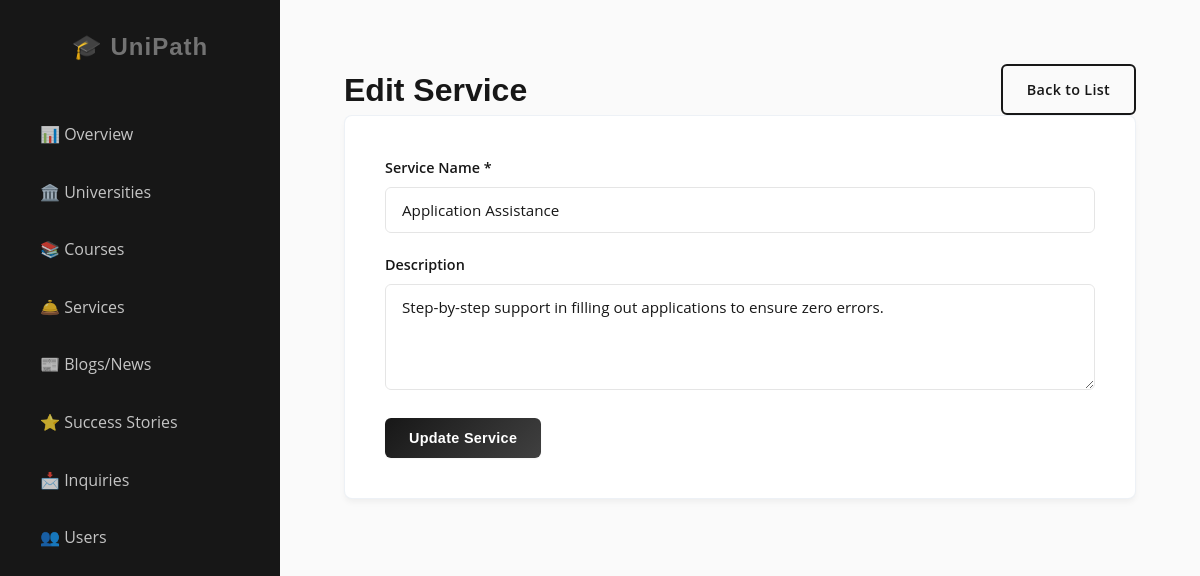
Page /admin/add_service.php?id=3 (signed in) on the committed database.
### tables this page shows
CREATE TABLE `services` (
  `service_id` int(11) NOT NULL,
  `name` varchar(100) NOT NULL,
  `description` longtext NOT NULL,
  `created_by` int(11) DEFAULT NULL
);

### admin/add_service.php (the view, shortened to what this page needs)
<?php
include '../includes/db_connect.php';
$mode = 'add';
$service_id = isset($_GET['id']) ? (int) $_GET['id'] : 0;
$name = '';
$description = '';
if ($service_id > 0) {
    $mode = 'edit';
    $sql = "SELECT * FROM services WHERE service_id=$service_id";
    $result = mysqli_query($conn, $sql);
    if (mysqli_num_rows($result) > 0) {
        if ($row = mysqli_fetch_assoc($result)) {
            $name = $row['name'];
            $description = $row['description'];
        }
    } else {
        $error = "Service not found.";
    }
}
?>
<!DOCTYPE html>
<html lang="en">
<head>
    <link rel="stylesheet" href="../assets/css/style.css">
</head>
<body>
    <div class="dashboard-container">
        <?php include 'sidebar.php'; ?>
        <div class="main-content">
            <div class="header-actions">
                <h1><?php echo ucfirst($mode); ?> Service</h1>
                <a href="manage_services.php" class="btn btn-outline">Back to List</a>
            </div>
            <div class="content-section" style="max-width: 800px;">
                <form action="" method="POST" onsubmit="return CheckForm(this)" novalidate>
                    <div class="form-group">
                        <label>Service Name *</label>
                        <input type="text" name="name" value="<?php echo htmlspecialchars($name); ?>" required
                            class="form-control">
                    </div>
                    <div class="form-group">
                        <label>Description</label>
                        <textarea name="description" rows="4"
                            class="form-control"><?php echo htmlspecialchars($description); ?></textarea>
                    </div>
                    <button type="submit" class="btn btn-primary"><?php echo $mode == 'edit' ? 'Update' : 'Save'; ?>
                        Service</button>
                </form>
            </div>
        </div>
    </div>
</body>
</html>

### assets/css/style.css (style rules this page uses)
:root { --primary-color: #171717; --primary-light: #404040; --secondary-color: #737373; --accent-color: #171717; --primary-hover: #000000; --text-main: #171717; --text-body: #525252; --text-light: #a3a3a3; --bg-body: #fafafa; --bg-surface: #ffffff; --border-color: #e5e5e5; --success-color: #15803d; --warning-color: #b45309; --danger-color: #b91c1c; --font-heading: "Poppins", sans-serif; --font-body: "Open Sans", sans-serif; --radius-sm: 4px; --radius-md: 6px; --radius-lg: 8px; --radius-xl: 12px; --radius-full: 9999px; --shadow-sm: 0 1px 2px 0 rgba(0, 0, 0, 0.05); --shadow-md: 0 4px 6px -1px rgba(0, 0, 0, 0.02); --shadow-lg: 0 10px 15px -3px rgba(0, 0, 0, 0.03); --shadow-hover: 0 10px 15px -3px rgba(0, 0, 0, 0.05); }
* { margin: 0; padding: 0; box-sizing: border-box; }
body { font-family: var(--font-body); background-color: var(--bg-body); color: var(--text-main); line-height: 1.6; -webkit-font-smoothing: antialiased; }
h1, h2, h3, h4, h5, h6 { font-family: var(--font-heading); font-weight: 600; color: var(--primary-color); line-height: 1.25; }
a { text-decoration: none; color: var(--primary-color); }
.btn { display: inline-flex; align-items: center; justify-content: center; gap: 8px; padding: 0.75rem 1.5rem; border-radius: var(--radius-md); font-weight: 600; font-size: 0.9rem; letter-spacing: 0.3px; cursor: pointer; transition: all 0.25s cubic-bezier(0.4, 0, 0.2, 1); border: 1px solid transparent; box-shadow: var(--shadow-sm); }
.btn-primary { background: linear-gradient(135deg, var(--primary-color), var(--primary-light)); color: var(--bg-surface); border: none; }
.btn-outline { background: transparent; border: 2px solid var(--primary-color); color: var(--primary-color); box-shadow: none; }
.header-actions { display: flex; justify-content: space-between; align-items: center; gap: 15px; }
.card, .content-section, .stat-card, .uni-card, .story-card, .value-card, .blog-card, .team-card, .service-card { background: var(--bg-surface); border-radius: var(--radius-lg); box-shadow: 0 4px 6px -1px rgba(0, 0, 0, 0.05); border: 1px solid var(--border-color); transition: all 0.3s ease; overflow: hidden; }
.card, .content-section, .stat-card { border: 1px solid rgba(226, 232, 240, 0.6); }
.content-section { padding: 2.5rem; margin-bottom: 2rem; }
.form-group { margin-bottom: 1.25rem; }
.form-group label { display: block; margin-bottom: 0.5rem; font-weight: 600; font-size: 0.9rem; color: var(--text-main); }
.form-control, input[type="text"], input[type="email"], input[type="password"], input[type="number"], input[type="date"], select, textarea { width: 100%; padding: 0.75rem 1rem; font-family: var(--font-body); font-size: 0.95rem; color: var(--text-main); background: var(--bg-surface); border: 1px solid var(--border-color); border-radius: var(--radius-md); transition: all 0.2s ease; }
.dashboard-container { display: flex; min-height: 100vh; background-color: var(--bg-body); }
.main-content { flex: 1; padding: 4rem; overflow-y: auto; }

### rows in the picture
services: name "Application Assistance", description "Step-by-step support in filling out applications to ensure zero errors."

### other values in the picture
$mode "Edit"
